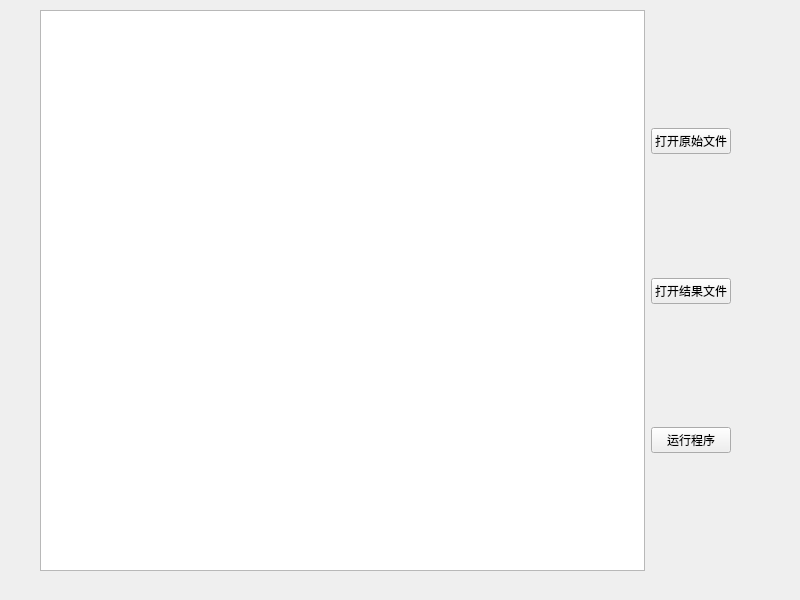
<?xml version="1.0" encoding="UTF-8"?>
<ui version="4.0">
 <class>MainWindow</class>
 <widget class="QMainWindow" name="MainWindow">
  <property name="geometry">
   <rect>
    <x>0</x>
    <y>0</y>
    <width>800</width>
    <height>600</height>
   </rect>
  </property>
  <property name="windowTitle">
   <string>MainWindow</string>
  </property>
  <widget class="QWidget" name="centralWidget">
   <widget class="QWidget" name="">
    <property name="geometry">
     <rect>
      <x>40</x>
      <y>10</y>
      <width>691</width>
      <height>561</height>
     </rect>
    </property>
    <layout class="QHBoxLayout" name="horizontalLayout">
     <item>
      <widget class="QTextBrowser" name="textBrowser"/>
     </item>
     <item>
      <layout class="QVBoxLayout" name="verticalLayout">
       <item>
        <spacer name="verticalSpacer">
         <property name="orientation">
          <enum>Qt::Vertical</enum>
         </property>
         <property name="sizeHint" stdset="0">
          <size>
           <width>20</width>
           <height>40</height>
          </size>
         </property>
        </spacer>
       </item>
       <item>
        <widget class="QPushButton" name="pushButton_2">
         <property name="text">
          <string>打开原始文件</string>
         </property>
        </widget>
       </item>
       <item>
        <spacer name="verticalSpacer_4">
         <property name="orientation">
          <enum>Qt::Vertical</enum>
         </property>
         <property name="sizeHint" stdset="0">
          <size>
           <width>20</width>
           <height>40</height>
          </size>
         </property>
        </spacer>
       </item>
       <item>
        <widget class="QPushButton" name="pushButton">
         <property name="text">
          <string>打开结果文件</string>
         </property>
        </widget>
       </item>
       <item>
        <spacer name="verticalSpacer_3">
         <property name="orientation">
          <enum>Qt::Vertical</enum>
         </property>
         <property name="sizeHint" stdset="0">
          <size>
           <width>20</width>
           <height>40</height>
          </size>
         </property>
        </spacer>
       </item>
       <item>
        <widget class="QPushButton" name="pushButton_3">
         <property name="text">
          <string>运行程序</string>
         </property>
        </widget>
       </item>
       <item>
        <spacer name="verticalSpacer_2">
         <property name="orientation">
          <enum>Qt::Vertical</enum>
         </property>
         <property name="sizeHint" stdset="0">
          <size>
           <width>20</width>
           <height>40</height>
          </size>
         </property>
        </spacer>
       </item>
      </layout>
     </item>
    </layout>
   </widget>
  </widget>
 </widget>
 <resources/>
 <connections/>
</ui>
